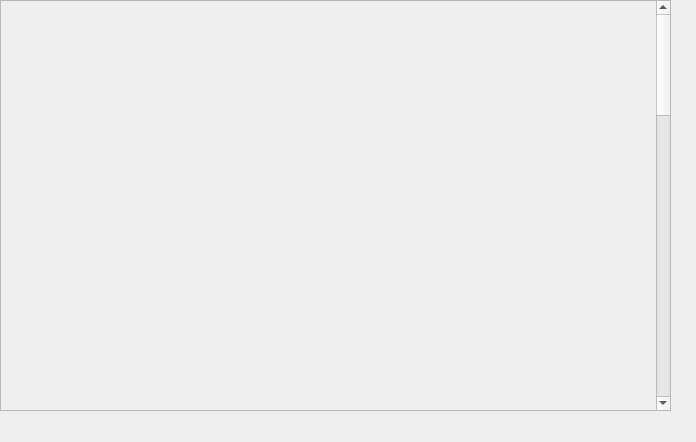
<?xml version="1.0" encoding="UTF-8"?>
<ui version="4.0">
 <class>Form</class>
 <widget class="QWidget" name="Form">
  <property name="geometry">
   <rect>
    <x>0</x>
    <y>0</y>
    <width>696</width>
    <height>442</height>
   </rect>
  </property>
  <property name="windowTitle">
   <string>Form</string>
  </property>
  <widget class="QScrollArea" name="scrollArea">
   <property name="geometry">
    <rect>
     <x>0</x>
     <y>0</y>
     <width>671</width>
     <height>411</height>
    </rect>
   </property>
   <property name="widgetResizable">
    <bool>true</bool>
   </property>
   <widget class="QWidget" name="scrollAreaWidgetContents">
    <property name="geometry">
     <rect>
      <x>0</x>
      <y>-789</y>
      <width>654</width>
      <height>1550</height>
     </rect>
    </property>
    <property name="minimumSize">
     <size>
      <width>0</width>
      <height>1550</height>
     </size>
    </property>
    <widget class="caInclude" name="cainclude_565">
     <property name="geometry">
      <rect>
       <x>0</x>
       <y>0</y>
       <width>659</width>
       <height>60</height>
      </rect>
     </property>
     <property name="macro">
      <string notr="true">ID=0, P=FrontUnivOut, EVR=$(EVR)</string>
     </property>
     <property name="filename" stdset="0">
      <string notr="true">G_EVR_out-details-min.ui</string>
     </property>
    </widget>
    <widget class="caInclude" name="cainclude_566">
     <property name="geometry">
      <rect>
       <x>0</x>
       <y>70</y>
       <width>659</width>
       <height>60</height>
      </rect>
     </property>
     <property name="macro">
      <string notr="true">ID=1, P=FrontUnivOut, EVR=$(EVR)</string>
     </property>
     <property name="filename" stdset="0">
      <string notr="true">G_EVR_out-details-min.ui</string>
     </property>
    </widget>
    <widget class="caInclude" name="cainclude_567">
     <property name="geometry">
      <rect>
       <x>0</x>
       <y>140</y>
       <width>659</width>
       <height>60</height>
      </rect>
     </property>
     <property name="macro">
      <string notr="true">ID=2, P=FrontUnivOut, EVR=$(EVR)</string>
     </property>
     <property name="filename" stdset="0">
      <string notr="true">G_EVR_out-details-min.ui</string>
     </property>
    </widget>
    <widget class="caInclude" name="cainclude_568">
     <property name="geometry">
      <rect>
       <x>0</x>
       <y>210</y>
       <width>659</width>
       <height>60</height>
      </rect>
     </property>
     <property name="macro">
      <string notr="true">ID=3, P=FrontUnivOut, EVR=$(EVR)</string>
     </property>
     <property name="filename" stdset="0">
      <string notr="true">G_EVR_out-details-min.ui</string>
     </property>
    </widget>
    <widget class="caInclude" name="cainclude_569">
     <property name="geometry">
      <rect>
       <x>0</x>
       <y>280</y>
       <width>659</width>
       <height>60</height>
      </rect>
     </property>
     <property name="macro">
      <string notr="true">ID=4, P=FrontUnivOut, EVR=$(EVR)</string>
     </property>
     <property name="filename" stdset="0">
      <string notr="true">G_EVR_out-details-min.ui</string>
     </property>
    </widget>
    <widget class="caInclude" name="cainclude_570">
     <property name="geometry">
      <rect>
       <x>0</x>
       <y>350</y>
       <width>659</width>
       <height>60</height>
      </rect>
     </property>
     <property name="macro">
      <string notr="true">ID=5, P=FrontUnivOut, EVR=$(EVR)</string>
     </property>
     <property name="filename" stdset="0">
      <string notr="true">G_EVR_out-details-min.ui</string>
     </property>
    </widget>
    <widget class="caInclude" name="cainclude_571">
     <property name="geometry">
      <rect>
       <x>0</x>
       <y>420</y>
       <width>659</width>
       <height>60</height>
      </rect>
     </property>
     <property name="macro">
      <string notr="true">ID=6, P=FrontUnivOut, EVR=$(EVR)</string>
     </property>
     <property name="filename" stdset="0">
      <string notr="true">G_EVR_out-details-min.ui</string>
     </property>
    </widget>
    <widget class="caInclude" name="cainclude_572">
     <property name="geometry">
      <rect>
       <x>0</x>
       <y>490</y>
       <width>659</width>
       <height>60</height>
      </rect>
     </property>
     <property name="macro">
      <string notr="true">ID=7, P=FrontUnivOut, EVR=$(EVR)</string>
     </property>
     <property name="filename" stdset="0">
      <string notr="true">G_EVR_out-details-min.ui</string>
     </property>
    </widget>
    <widget class="caInclude" name="cainclude_573">
     <property name="geometry">
      <rect>
       <x>0</x>
       <y>560</y>
       <width>659</width>
       <height>60</height>
      </rect>
     </property>
     <property name="macro">
      <string notr="true">ID=8, P=FrontUnivOut, EVR=$(EVR)</string>
     </property>
     <property name="filename" stdset="0">
      <string notr="true">G_EVR_out-details-min.ui</string>
     </property>
    </widget>
    <widget class="caInclude" name="cainclude_574">
     <property name="geometry">
      <rect>
       <x>0</x>
       <y>630</y>
       <width>659</width>
       <height>60</height>
      </rect>
     </property>
     <property name="macro">
      <string notr="true">ID=9, P=FrontUnivOut, EVR=$(EVR)</string>
     </property>
     <property name="filename" stdset="0">
      <string notr="true">G_EVR_out-details-min.ui</string>
     </property>
    </widget>
    <widget class="caInclude" name="cainclude_575">
     <property name="geometry">
      <rect>
       <x>0</x>
       <y>700</y>
       <width>659</width>
       <height>60</height>
      </rect>
     </property>
     <property name="macro">
      <string notr="true">ID=10, P=FrontUnivOut, EVR=$(EVR)</string>
     </property>
     <property name="filename" stdset="0">
      <string notr="true">G_EVR_out-details-min.ui</string>
     </property>
    </widget>
    <widget class="caInclude" name="cainclude_576">
     <property name="geometry">
      <rect>
       <x>0</x>
       <y>770</y>
       <width>659</width>
       <height>60</height>
      </rect>
     </property>
     <property name="macro">
      <string notr="true">ID=11, P=FrontUnivOut, EVR=$(EVR)</string>
     </property>
     <property name="filename" stdset="0">
      <string notr="true">G_EVR_out-details-min.ui</string>
     </property>
    </widget>
    <widget class="caInclude" name="cainclude_577">
     <property name="geometry">
      <rect>
       <x>0</x>
       <y>840</y>
       <width>659</width>
       <height>60</height>
      </rect>
     </property>
     <property name="macro">
      <string notr="true">ID=12, P=FrontUnivOut, EVR=$(EVR)</string>
     </property>
     <property name="filename" stdset="0">
      <string notr="true">G_EVR_out-details-min.ui</string>
     </property>
    </widget>
    <widget class="caInclude" name="cainclude_578">
     <property name="geometry">
      <rect>
       <x>0</x>
       <y>910</y>
       <width>659</width>
       <height>60</height>
      </rect>
     </property>
     <property name="macro">
      <string notr="true">ID=13, P=FrontUnivOut, EVR=$(EVR)</string>
     </property>
     <property name="filename" stdset="0">
      <string notr="true">G_EVR_out-details-min.ui</string>
     </property>
    </widget>
    <widget class="caInclude" name="cainclude_579">
     <property name="geometry">
      <rect>
       <x>0</x>
       <y>980</y>
       <width>659</width>
       <height>60</height>
      </rect>
     </property>
     <property name="macro">
      <string notr="true">ID=14, P=FrontUnivOut, EVR=$(EVR)</string>
     </property>
     <property name="filename" stdset="0">
      <string notr="true">G_EVR_out-details-min.ui</string>
     </property>
    </widget>
    <widget class="caInclude" name="cainclude_580">
     <property name="geometry">
      <rect>
       <x>0</x>
       <y>1050</y>
       <width>659</width>
       <height>60</height>
      </rect>
     </property>
     <property name="macro">
      <string notr="true">ID=15, P=FrontUnivOut, EVR=$(EVR)</string>
     </property>
     <property name="filename" stdset="0">
      <string notr="true">G_EVR_out-details-min.ui</string>
     </property>
    </widget>
   </widget>
  </widget>
 </widget>
 <customwidgets>
  <customwidget>
   <class>caInclude</class>
   <extends>QWidget</extends>
   <header>caInclude</header>
  </customwidget>
 </customwidgets>
 <resources/>
 <connections/>
</ui>
